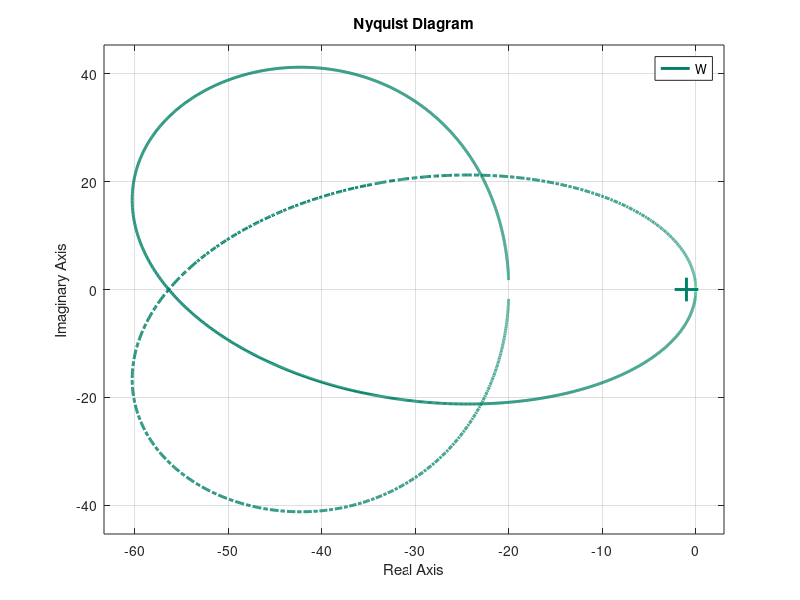

Write the MATLAB code that produced this figure. (Note: this script raises an error after producing the figure.)
% num = [10 9 -1]; den = [10 -12 -1 4];
% W = tf(num, den);
% 
% figure('Color','w','Position',[100 100 600 400])
% nyquist(W)
% h = findobj(gca,'Type','line');
% set(h,'LineWidth',2.5,'Color',[0, 0.5, 0.4])
% 
% h_patch = findall(gca,'Type','patch');
% set(h_patch,'LineWidth',3.5)
% set(h_patch,'EdgeColor',[0 0.5 0.4])
% h_mark = findall(gca,'Type','line','-property','Marker');
% set(h_mark,'LineWidth',2.1,'MarkerSize',17)
% 
% xl = xlim; xlim([xl(1)-0.1 xl(2)])
% ax = gca; ax.LineWidth = 1.5; ax.FontSize = 13;
% ax.XColor = [0.3, 0.3, 0.3]; ax.YColor = [0.3, 0.3, 0.3]; box on;
% ax.GridColor = [0.9, 0.9, 0.9]; ax.GridAlpha = 0.4; 
% ax.MinorGridColor = [0.95, 0.95, 0.95];ax.MinorGridAlpha = 0.1;
% 
% ax = findall(gcf,'Type','axes');
% set(get(ax(1),'XLabel'),'FontSize',12)
% set(get(ax(1),'YLabel'),'FontSize',12)
% set(get(ax(1),'Title'),'FontSize',14)
% 
% set(findall(gcf, '-property', 'FontName'), 'FontName', 'DejaVu Math TeX Gyre');
% exportgraphics(gcf,'../../../images/task2/o2/GNA.png','Resolution',300)
% exportgraphics(gcf,'../../../images/task2/o2/GNA.pdf','ContentType','vector')

%%%%%%%%%%%%%%%%%%%%%%%%%%%%%%%%%%%%%%%%%%%%%%%%%%%%%%%%%%%%%%%%%%%%%%%%%%%
k = 80;
num = k * [10 9 -1]; den = [10 -12 -1 4];
W = tf(num, den); w = logspace(-2, 3, 5000);

figure('Color','w','Position',[100 100 600 400])
nyquist(W, w)
h = findobj(gca,'Type','line');
set(h,'LineWidth',2.5,'Color',[0, 0.5, 0.4])

h_patch = findall(gca,'Type','patch');
set(h_patch,'LineWidth',3.5)
set(h_patch,'EdgeColor',[0 0.5 0.4])
h_mark = findall(gca,'Type','line','-property','Marker');
set(h_mark,'LineWidth',2.1,'MarkerSize',17)

% xl = xlim; xlim([xl(1)-0.1 xl(2)+0.1])
ax = gca; ax.LineWidth = 1.5; ax.FontSize = 13;
ax.XColor = [0.3, 0.3, 0.3]; ax.YColor = [0.3, 0.3, 0.3]; box on;
ax.GridColor = [0.9, 0.9, 0.9]; ax.GridAlpha = 0.4; 
ax.MinorGridColor = [0.95, 0.95, 0.95];ax.MinorGridAlpha = 0.1;

ax = findall(gcf,'Type','axes');
set(get(ax(1),'XLabel'),'FontSize',12)
set(get(ax(1),'YLabel'),'FontSize',12)
set(get(ax(1),'Title'),'FontSize',14)

set(findall(gcf, '-property', 'FontName'), 'FontName', 'DejaVu Math TeX Gyre');
% exportgraphics(gcf,'../../../images/task2/o2/GNA.png','Resolution',300)
% exportgraphics(gcf,'../../../images/task2/o2/GNA.pdf','ContentType','vector')
